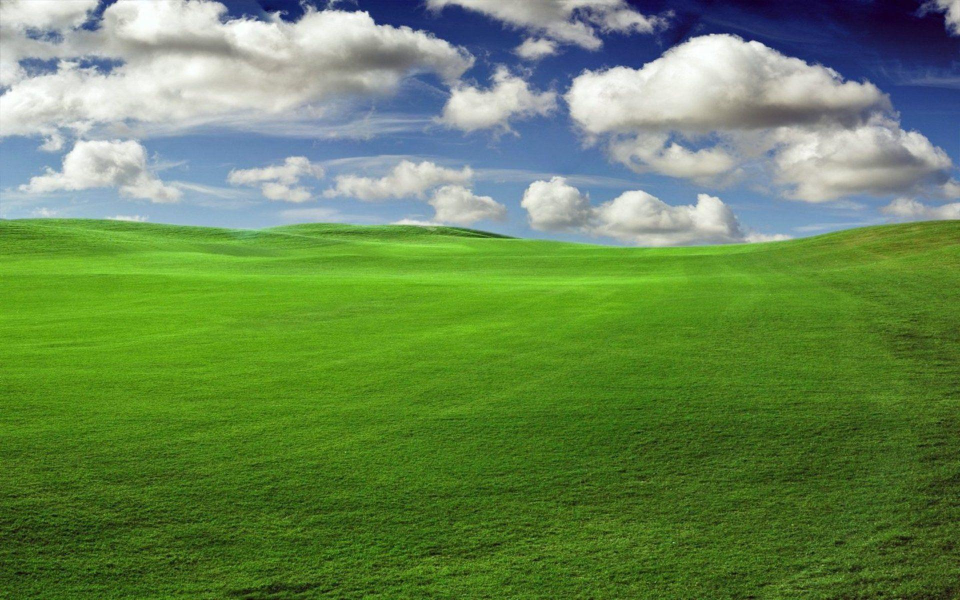
#> input picture 230615/test.jpg, 1920 x 1200 px, found by its file name (shown at 1/2 size)
$ python opencv_test2.py
#> lines starting #> are read from the running program, lines starting #| are printed output that depends on the picture
import cv2


#img = cv2.imread('./230615/test.jpg', cv2.IMREAD_GRAYSCALE)

#img_small = cv2.resize(img, (200, 90))

img = cv2.imread('./230615/test.jpg')
#> img is the input picture: shape (1200, 1920, 3); mean B, G, R 83.4, 135.9, 103.3
grayimg = cv2.cvtColor(img, cv2.COLOR_BGR2GRAY)
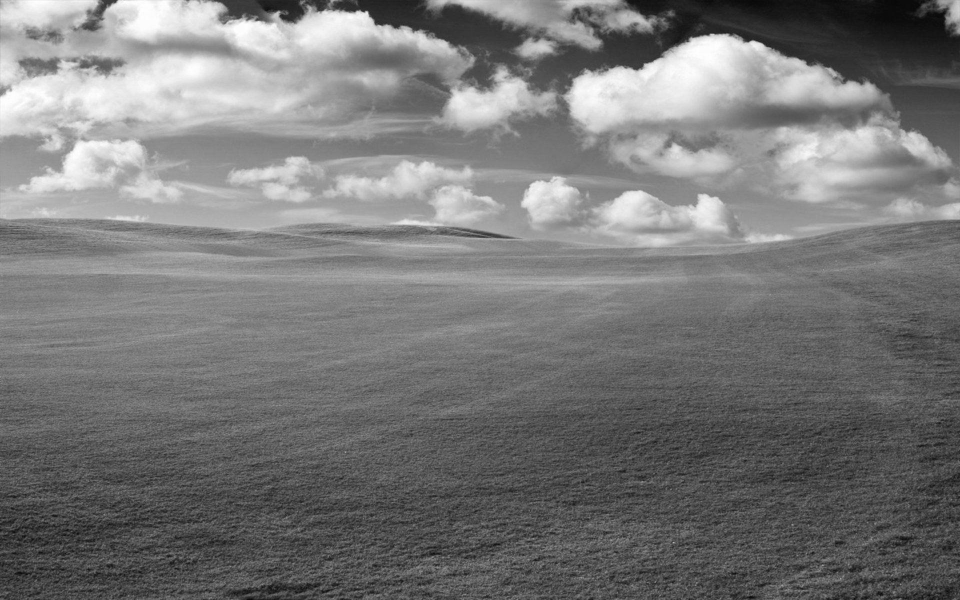
#> grayimg: shape (1200, 1920) (shown at 1/2 size); min 4, max 255, mean 120.1

height, width, channel = img.shape
#> height = 1200; width = 1920; channel = 3
print(height,width,channel)
#| 1200 1920 3

img_crop = img[:, :int(width/2)]
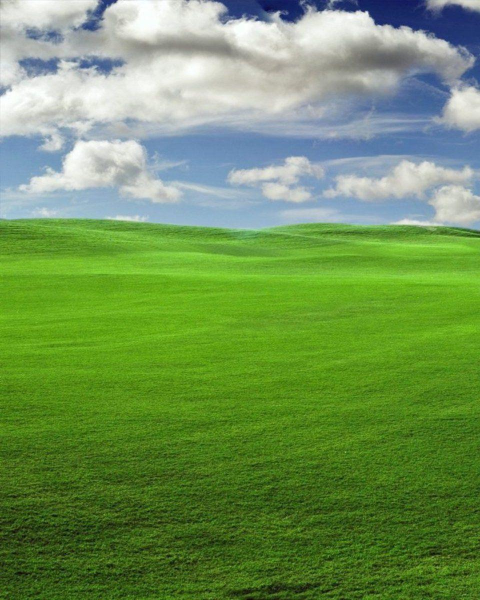
#> img_crop: shape (1200, 960, 3) (shown at 1/2 size); mean B, G, R 87.4, 148, 111.5
img_blur = cv2.blur(img_crop, (10, 10))

#cv2.imshow('Original', img)
cv2.imshow('Original_Crop', img_crop)
cv2.imshow('blur', img_blur)

cv2.waitKey(0)
cv2.destroyAllWindows()
